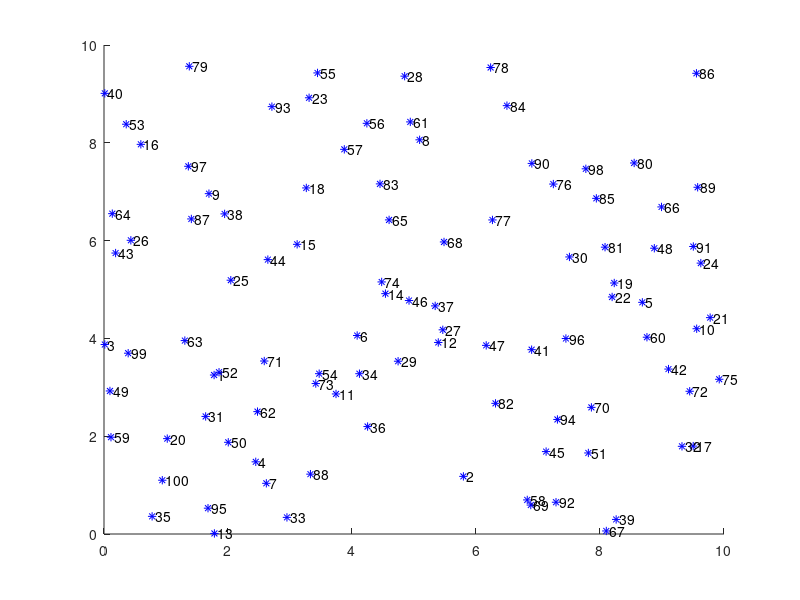

Source code (MATLAB): (Note: this script raises an error after producing the figure.)
node = 100
high=10; % higher bound for a coordinate value
low=0; % lower bound for a coordinate value
mark=[0 3.3 6.6 10]; % points where grid is to be placed
for i=1:100
     nodex(i)=low+(high-low).*rand(1,1); % generate a random x coordinate
    nodey(i)=low+(high-low).*rand(1,1); 
end
high=10; % higher bound for a coordinate value
low=0; % lower bound for a coordinate value
mark=[0 3.3 6.6 10]; % points where grid is to be placed



g1=[]; % nodes in grid 1
g2=[]; % nodes in grid 2
g3=[]; % nodes in grid 3
g4=[]; % nodes in grid 4
g5=[]; % nodes in grid 5
g6=[]; % nodes in grid 6
g7=[]; % nodes in grid 7
g8=[]; % nodes in grid 8
g9=[]; % nodes in grid 9
for i=1:node % x and y coordinates for good sensor nodes
    nodex(i)=low+(high-low).*rand(1,1); % generate a random x coordinate
    nodey(i)=low+(high-low).*rand(1,1); % generate a random y coordinate
    if nodex(i)>mark(1) && nodex(i)<mark(2) && nodey(i)>mark(1) && nodey(i)<mark(2)
        g1=[g1; nodex(i) nodey(i)]; % place the randomly generated coordinate in grid 1
    end
    if nodex(i)>mark(2) && nodex(i)<mark(3) && nodey(i)>mark(1) && nodey(i)<mark(2)
        g2=[g2; nodex(i) nodey(i)]; % place the randomly generated coordinate in grid 2
    end
    if nodex(i)>mark(3) && nodex(i)<mark(4) && nodey(i)>mark(1) && nodey(i)<mark(2)
        g3=[g3; nodex(i) nodey(i)]; % place the randomly generated coordinate in grid 3
    end
    
    if nodex(i)>mark(1) && nodex(i)<mark(2) && nodey(i)>mark(2) && nodey(i)<mark(3)
        g4=[g4; nodex(i) nodey(i)]; % place the randomly generated coordinate in grid 4
    end
    if nodex(i)>mark(2) && nodex(i)<mark(3) && nodey(i)>mark(2) && nodey(i)<mark(3)
        g5=[g5; nodex(i) nodey(i)]; % place the randomly generated coordinate in grid 5
    end
    if nodex(i)>mark(3) && nodex(i)<mark(4) && nodey(i)>mark(2) && nodey(i)<mark(3)
        g6=[g6; nodex(i) nodey(i)]; % place the randomly generated coordinate in grid 6
    end
    
    if nodex(i)>mark(1) && nodex(i)<mark(2) && nodey(i)>mark(3) && nodey(i)<mark(4)
        g7=[g7; nodex(i) nodey(i)]; % place the randomly generated coordinate in grid 7
    end
    if nodex(i)>mark(2) && nodex(i)<mark(3) && nodey(i)>mark(3) && nodey(i)<mark(4)
        g8=[g8; nodex(i) nodey(i)]; % place the randomly generated coordinate in grid 8
    end
    if nodex(i)>mark(3) && nodex(i)<mark(4) && nodey(i)>mark(3) && nodey(i)<mark(4)
        g9=[g9; nodex(i) nodey(i)]; % place the randomly generated coordinate in grid 9
    end
end
hold on
for i=1:node
    plot(nodex(i),nodey(i),'b*') % plot all the x and y coordinates
    text(nodex(i)+0.05,nodey(i),num2str(i)) 
end
h1=[mark(1)+((mark(2)-mark(1))/2) mark(1)+((mark(2)-mark(1))/2)]; % coordinate( h1(1) , h1(2) ) which are at the centre of grid 1.   
h2=[mark(2)+((mark(3)-mark(2))/2) mark(1)+((mark(2)-mark(1))/2)]; % coordinate( h2(1) , h2(2) ) which are at the centre of grid 2.   
h3=[mark(3)+((mark(4)-mark(3))/2) mark(1)+((mark(2)-mark(1))/2)]; % coordinate( h3(1) , h3(2) ) which are at the centre of grid 3.   

h4=[mark(1)+((mark(2)-mark(1))/2) mark(2)+((mark(3)-mark(2))/2)]; % coordinate( h4(1) , h4(2) ) which are at the centre of grid 4.   
h5=[mark(2)+((mark(3)-mark(2))/2) mark(2)+((mark(3)-mark(2))/2)]; % coordinate( h5(1) , h5(2) ) which are at the centre of grid 5.   
h6=[mark(3)+((mark(4)-mark(3))/2) mark(2)+((mark(3)-mark(2))/2)]; % coordinate( h6(1) , h6(2) ) which are at the centre of grid 6.   

h7=mark(1)+[((mark(2)-mark(1))/2) mark(3)+((mark(4)-mark(3))/2)]; % coordinate( h7(1) , h7(2) ) which are at the centre of grid 7.   
h8=[mark(2)+((mark(3)-mark(2))/2) mark(3)+((mark(4)-mark(3))/2)]; % coordinate( h8(1) , h8(2) ) which are at the centre of grid 8.   
h9=[mark(3)+((mark(4)-mark(3))/2) mark(3)+((mark(4)-mark(3))/2)]; % coordinate( h9(1) , h9(2) ) which are at the centre of grid 9.   


H1=find_head(g1,h1); % cluster head in grid 1
H2=find_head(g2,h2); % cluster head in grid 2
H3=find_head(g3,h3); % cluster head in grid 3
H4=find_head(g4,h4); % cluster head in grid 4
H5=find_head(g5,h5); % cluster head in grid 5
H6=find_head(g6,h6); % cluster head in grid 6
H7=find_head(g7,h7); % cluster head in grid 7
H8=find_head(g8,h8); % cluster head in grid 8
H9=find_head(g9,h9); % cluster head in grid 9

% title('Placement of all nodes with headers')
hold on
for i=1:size(nodex,2) % placing all the sensors in the area
    plot(nodex(i),nodey(i),'b*')
    text(nodex(i)+0.05,nodey(i),num2str(i)) 
end
plot(H1(1),H1(2),'go','LineWidth',3) % marking zone/grid header 1 with a darker shade of green
plot(H2(1),H2(2),'go','LineWidth',3) % marking zone/grid header 2 with a darker shade of green
plot(H3(1),H3(2),'go','LineWidth',3) % marking zone/grid header 3 with a darker shade of green
plot(H4(1),H4(2),'go','LineWidth',3) % marking zone/grid header 4 with a darker shade of green
plot(H5(1),H5(2),'go','LineWidth',3) % marking zone/grid header 5 with a darker shade of green
plot(H6(1),H6(2),'go','LineWidth',3) % marking zone/grid header 6 with a darker shade of green
plot(H7(1),H7(2),'go','LineWidth',3) % marking zone/grid header 7 with a darker shade of green
plot(H8(1),H8(2),'go','LineWidth',3) % marking zone/grid header 8 with a darker shade of green
plot(H9(1),H9(2),'go','LineWidth',3) % marking zone/grid header 9 with a darker shade of green
